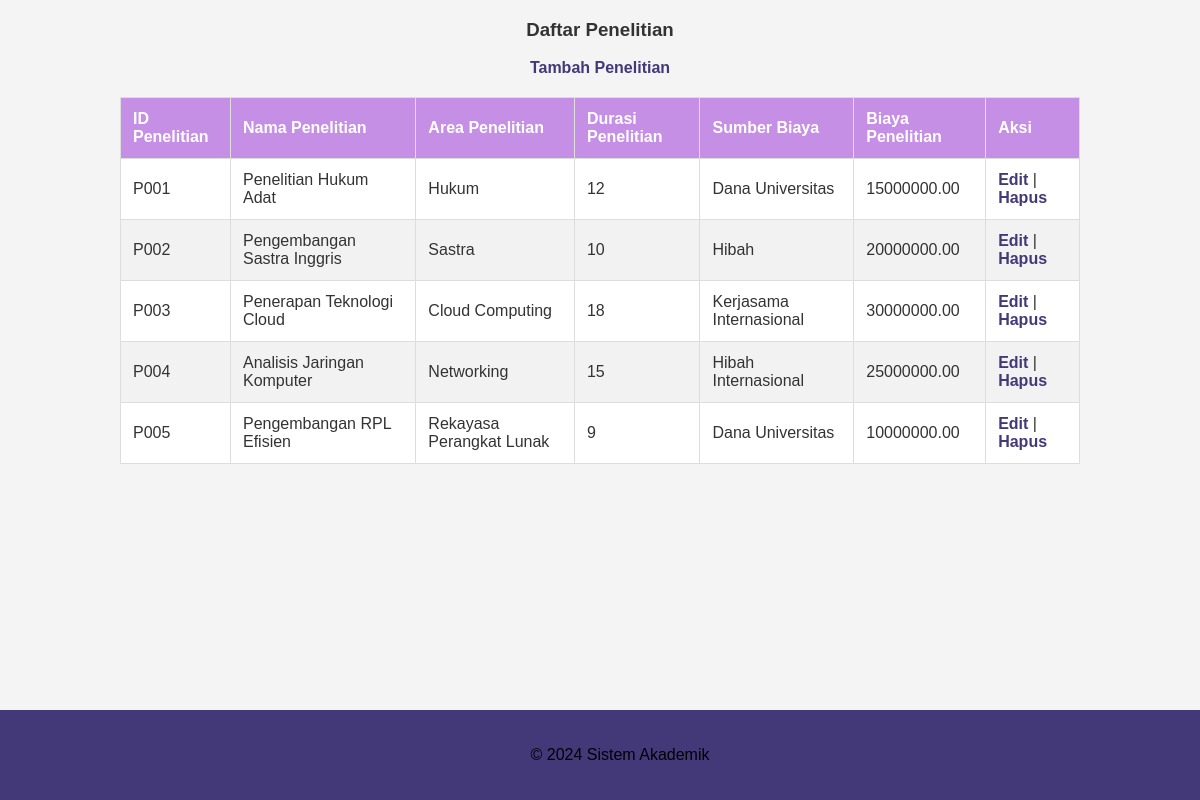
/penelitian.php, run on the app's committed database.
### tables this page shows
CREATE TABLE `penelitian` (
  `IdPenelitian` char(5) NOT NULL,
  `NamaPenelitian` varchar(100) DEFAULT NULL,
  `AreaPenelitian` varchar(100) DEFAULT NULL,
  `DurasiPenelitian` int(11) DEFAULT NULL,
  `SumberBiaya` varchar(100) DEFAULT NULL,
  `BiayaPenelitian` decimal(15,2) DEFAULT NULL
);

### penelitian.php (the view, shortened to what this page needs)
<?php
include 'database_pia.php';
$sql = "SELECT * FROM penelitian";
$result = $conn->query($sql);
?>
<!DOCTYPE html>
<html lang="en">
<head>
  <link rel="stylesheet" type="text/css" href="style.css">
</head>
<body>
<div class="content">
  <div class="table-header">
    <h3>Daftar Penelitian</h3>
    <a href="insert_penelitian.php" class="btn">Tambah Penelitian</a>
  </div>
  <table>
    <thead>
      <tr>
        <th>ID Penelitian</th>
        <th>Nama Penelitian</th>
        <th>Area Penelitian</th>
        <th>Durasi Penelitian</th>
        <th>Sumber Biaya</th>
        <th>Biaya Penelitian</th>
        <th>Aksi</th>
      </tr>
    </thead>
    <tbody>
      <?php if ($result->num_rows > 0) { ?>
        <?php while ($row = $result->fetch_assoc()) { ?>
          <tr>
            <td><?php echo $row['IdPenelitian']; ?></td>
            <td><?php echo $row['NamaPenelitian']; ?></td>
            <td><?php echo $row['AreaPenelitian']; ?></td>
            <td><?php echo $row['DurasiPenelitian']; ?></td>
            <td><?php echo $row['SumberBiaya']; ?></td>
            <td><?php echo $row['BiayaPenelitian']; ?></td>
            <td>
              <a href="edit_penelitian.php?idPenelitian=<?php echo $row['IdPenelitian']; ?>">Edit</a> |
              <a href="delete_penelitian.php?idPenelitian=<?php echo $row['IdPenelitian']; ?>" onclick="return confirm('Yakin ingin menghapus data ini?')">Hapus</a>
            </td>
          </tr>
        <?php } ?>
      <?php } else { ?>
        <tr>
          <td colspan="7">Tidak ada data penelitian.</td>
        </tr>
      <?php } ?>
    </tbody>
  </table>
</div>
<footer>
  <p>&copy; 2024 Sistem Akademik</p>
</footer>
</body>
</html>

### style.css (style rules this page uses)
body { font-family: Arial, sans-serif; background-color: #f4f4f4; color: #333; margin: 0; padding: 0; }
h2, h3 { color: #333; text-align: center; }
table { width: 80%; margin: 20px auto; border-collapse: collapse; background-color: #fff; }
th, td { padding: 12px; text-align: left; border: 1px solid #ddd; }
th { background-color: #C68FE6; color: white; }
tr:nth-child(even) { background-color: #f2f2f2; }
a { color: #433878; text-decoration: none; font-weight: bold; }
.table-header { text-align: center; margin-bottom: 20px; display: flex; flex-direction: column; align-items: center; justify-content: center; }
footer { text-align: center; padding: 20px; background-color: #433878; color: rgb(0, 0, 0); position: fixed; bottom: 0; width: 100%; }

### data on the page
penelitian: IdPenelitian "P001", NamaPenelitian "Penelitian Hukum Adat", AreaPenelitian "Hukum", DurasiPenelitian "12", SumberBiaya "Dana Universitas", BiayaPenelitian "15000000.00"
penelitian: IdPenelitian "P002", NamaPenelitian "Pengembangan Sastra Inggris", AreaPenelitian "Sastra", DurasiPenelitian "10", SumberBiaya "Hibah", BiayaPenelitian "20000000.00"
penelitian: IdPenelitian "P003", NamaPenelitian "Penerapan Teknologi Cloud", AreaPenelitian "Cloud Computing", DurasiPenelitian "18", SumberBiaya "Kerjasama Internasional", BiayaPenelitian "30000000.00"
penelitian: IdPenelitian "P004", NamaPenelitian "Analisis Jaringan Komputer", AreaPenelitian "Networking", DurasiPenelitian "15", SumberBiaya "Hibah Internasional", BiayaPenelitian "25000000.00"
penelitian: IdPenelitian "P005", NamaPenelitian "Pengembangan RPL Efisien", AreaPenelitian "Rekayasa Perangkat Lunak", DurasiPenelitian "9", SumberBiaya "Dana Universitas", BiayaPenelitian "10000000.00"
